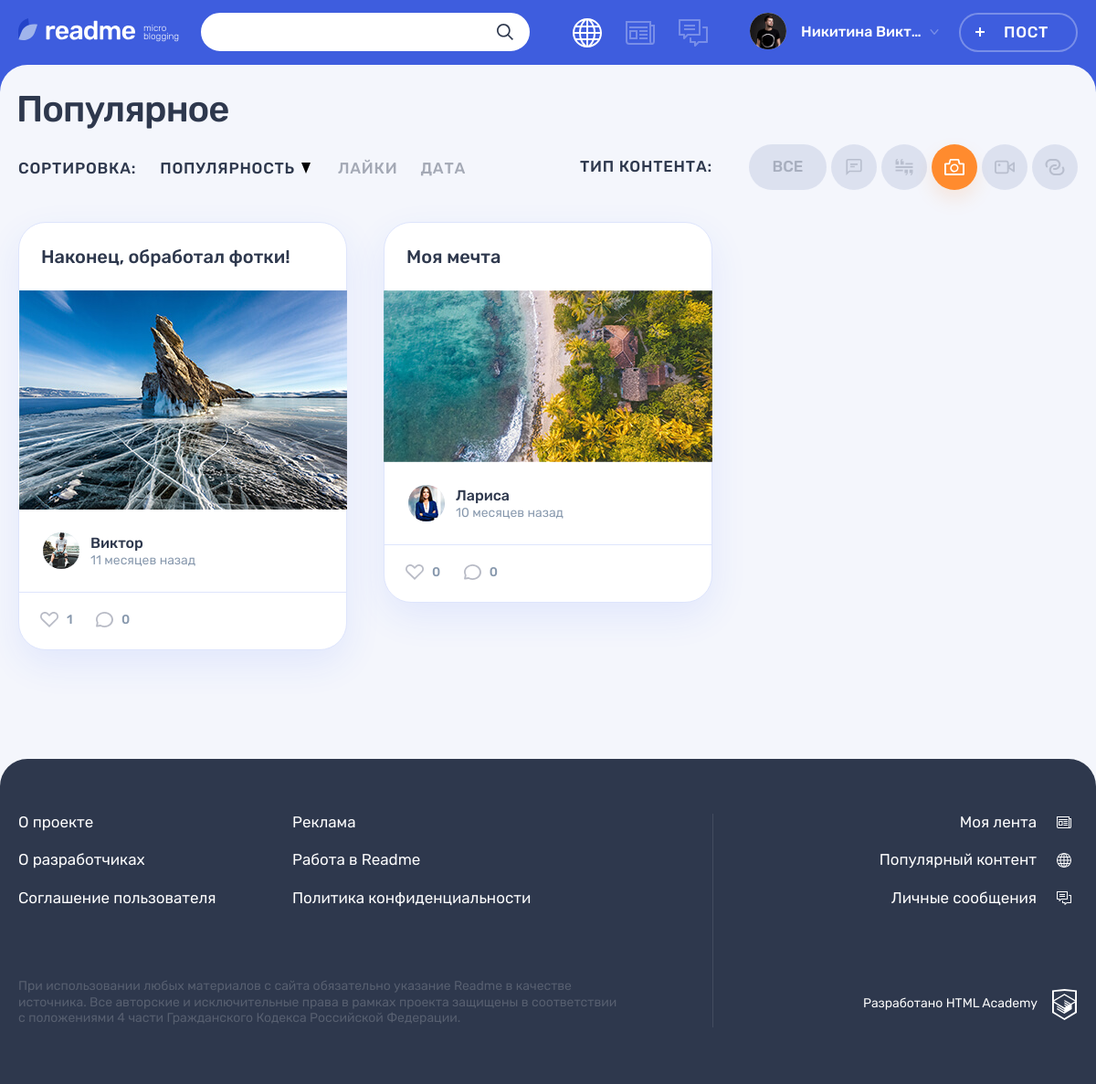
Screenshot of /?categ_chosen=3&sort_by=Популярность with the database file from the repository.
### tables this page shows
CREATE TABLE IF NOT EXISTS category (
	id INT AUTO_INCREMENT PRIMARY KEY,
	category VARCHAR(20) COMMENT 'Наименование типа контента',
	category_name VARCHAR(20) COMMENT 'Имя класса',
	category_w TINYINT COMMENT 'Ширина иконки',
	category_h TINYINT COMMENT 'Высота иконки'
) COMMENT 'Тип контента';

CREATE TABLE IF NOT EXISTS post (
	id INT AUTO_INCREMENT PRIMARY KEY,
	dt_add DATETIME DEFAULT CURRENT_TIMESTAMP,
	p_title VARCHAR(255) NOT NULL,
	p_content TEXT,
	author VARCHAR(128) COMMENT 'Автор цитаты: задаётся пользователем',
	p_img VARCHAR(255) COMMENT 'Изображение: ссылка на сохранённый файл изображения',
	p_video VARCHAR(255) COMMENT 'Видео: ссылка на видео с youtube',
	p_link VARCHAR(255) COMMENT 'Ссылка: ссылка на сайт, задаётся пользователем;',
	user_id INT NOT NULL COMMENT 'Автор поста. Поле связи с user.id',
	category_id INT NOT NULL COMMENT 'Контент/категория поста. Поле связи с category.id',
	view_count INT UNSIGNED DEFAULT 0,
	INDEX (user_id),
	INDEX (category_id),
	FOREIGN KEY (user_id) REFERENCES user (id),
	FOREIGN KEY (category_id) REFERENCES category (id)
) COMMENT 'Посты';

CREATE TABLE IF NOT EXISTS user (
	id INT AUTO_INCREMENT PRIMARY KEY,
	dt_add DATETIME DEFAULT CURRENT_TIMESTAMP,
	email VARCHAR(128) NOT NULL UNIQUE,
	login VARCHAR(50) NOT NULL,
	password VARCHAR(255) NOT NULL,
	avatar VARCHAR(255)
) COMMENT 'Зарегистрированные пользователи';

### helpers.php (called while the page is built, shortened)
<?php
function get_noun_plural_form(int $number, string $one, string $two, string $many): string
{
    $number = (int)$number;
    $mod10 = $number % 10;
    $mod100 = $number % 100;
    switch (true) {
        case ($mod100 >= 11 && $mod100 <= 20):
            return $many;
        default:
            return $many;
    }
}
function include_template($name, array $data = [])
{
    $name = 'templates/' . $name;
    extract($data);
    require $name;
    $result = ob_get_clean();
    return $result;
}

### functions.php (called while the page is built, shortened)
<?php
function get_interval ($date, $not_ago = 0) {
    $cur_date = date_create("now");
    $date = date_create($date);
    $date_string = $date->format('Y.m.d H:i');
    $cur_date_string = $cur_date->format('Y.m.d H:i');
    $diff = date_diff($date, $cur_date);
    $days = $diff->days;
    $hours_in_day = 24;
    $days_in_week = 7;
    $days_in_5weeks = 35;
    $days_in_year = 365;
    if ($cur_date_string > $date_string) {
        if ($days < 1) {
            $hours = $diff->h;
            if (1 <= $hours and $hours < $hours_in_day) {
                $time_count = $hours . " час" . get_noun_plural_form($hours, '', 'а', 'ов');
            }
            elseif ($hours < 1) {
                $minuts = $diff->i;
                $time_count = $minuts . " минут" . get_noun_plural_form($minuts, 'у', 'ы', '');
            }
        } elseif (1 <= $days) {
            if ($days < $days_in_week) {
                $time_count = $days . " " . get_noun_plural_form($days, 'день', 'дня', 'дней');
            } elseif ($days_in_week <= $days and $days < $days_in_5weeks) {
                $weeks = floor($days / $days_in_week);
                $time_count = $weeks . " недел" . get_noun_plural_form($weeks, 'ю', 'и', 'ь');
            } elseif ($days_in_5weeks <= $days and $days < $days_in_year) {
                $months = $diff->m;
                $time_count = $months . " месяц" . get_noun_plural_form($months, '', 'а', 'ев');
            } elseif ($days_in_year <= $days) {
                $years = $diff->y;
                $time_count = $years . " " . get_noun_plural_form($years, 'год', 'года', 'лет');
            }
        }
        if (!$not_ago) {
            $time_count .= " назад";
        }
    } elseif ($cur_date_string == $date_string) {
        $time_count = "только что";
    } else {
        $time_count = $date_string . " - дата в будущем";
    }
    return $time_count;
}
function get_result ($db_link, $query, $mode = 2) {
    $result = mysqli_query($db_link, $query);
    $rows = mysqli_num_rows($result);
    if ($rows) {
        if ($mode == 1) {
            $array = mysqli_fetch_array($result);
            $array = $array[0];
        } elseif ($mode == 2) {
            $array = mysqli_fetch_all($result, MYSQLI_ASSOC);
        } elseif ($mode == 3) {
            $array = mysqli_fetch_assoc($result);
        } elseif ($mode == 4) {
            $array = mysqli_fetch_all($result);
            $array = array_column($array,0);
        } else {
            exit('Неверный mode');
        }
    } else {
        $array = [];
    }
    return $array;
}
function add_elements ($array, $array_el, $date_name, $index_date, $index_date_title, $not_ago = 0) {
    if ($array_el !== '') {
        foreach ($array as $key => $array_el) {
            if ($not_ago) {
                $array[$key][$index_date] = get_interval($array_el[$date_name], 1);
            } else {
                $array[$key][$index_date] = get_interval($array_el[$date_name]);
            }
            $array[$key][$index_date_title] = date(DATE_FORMAT, strtotime($array_el[$date_name]));
        }
    }
    return $array;
}

### templates/main.php (the view, shortened to what this page needs)
<section class="page__main page__main--popular">
    <div class="container">
        <h1 class="page__title page__title--popular">Популярное</h1>
    </div>
    <div class="popular container">
        <div class="popular__filters-wrapper">
            <div class="popular__sorting sorting">
                <b class="popular__sorting-caption sorting__caption">Сортировка:</b>
                <ul class="popular__sorting-list sorting__list">
                    <?php foreach (SORTING as $sorting_item): ?>
                    <li class="sorting__item<?= $sorting_item == $sort_chosen ? ' sorting__item--popular' : ''; ?>">
                        <a class="sorting__link<?= $sorting_item == $sort_chosen ? ' sorting__link--active' : ''; ?>" href="/?sort_by=<?= $sorting_item . '&categ_chosen=' . $categ_chosen ?>">
                            <span><?= $sorting_item; ?></span>
                            <svg class="sorting__icon" width="10" height="12">
                                <use xlink:href="#icon-sort"></use>
                            </svg>
                        </a>
                    </li>
                    <?php endforeach; ?>
                </ul>
            </div>
            <div class="popular__filters filters">
                <b class="popular__filters-caption filters__caption">Тип контента:</b>
                <ul class="popular__filters-list filters__list">
                    <li class="popular__filters-item filters__item filters__item--all popular__filters-item--all">
                        <a class="filters__button filters__button--ellipse filters__button--all<?= $categ_chosen == 0 ? ' filters__button--active' : ''; ?>" href="/">
                            <span>Все</span>
                        </a>
                    </li>
                    <?php foreach ($categories as $categ): ?>
                    <li class="popular__filters-item filters__item">
                     	<a class="filters__button filters__button--<?= $categ['category']; ?> button <?= $categ['id'] == $categ_chosen ? ' filters__button--active' : ''; ?>" href="/?categ_chosen=<?= $categ['id'] . '&sort_by=' . $sort_chosen ?>">
                     		<svg class="filters__icon" width=<?= $categ['category_w'] . ' height=' . $categ['category_h']; ?>>
                                <use xlink:href="#icon-filter-<?= $categ['category']; ?>"></use>
                            </svg>
                     	</a>
                     </li>
                    <?php endforeach; ?>
                </ul>
            </div>
        </div>
        <div class="popular__posts">
    		<?php foreach ($posts as $post): ?>
            <article class="popular__post post post-<?= $post['category']; ?>">
                <header class="post__header">
                    <h2><a href="/post.php?post_id=<?= $post['id'] ?>"><?= $post['p_title']; ?></a></h2>
                </header>
                <div class="post__main">
	    		<?php switch ("post-" . $post['category']):
                        case 'post-photo': ?>
                    <div class="post-photo__image-wrapper">
                        <img src="img/<?= $post['p_content']; ?>" alt="Фото от пользователя" width="360" height="240">
                    </div>
                    	<?php break;
                        case 'post-video': ?>
                    	<?php break;
                endswitch; ?>
                </div>
                <footer class="post__footer">
                    <div class="post__author">
                        <a class="post__author-link" href="#" title="Автор">
                            <div class="post__avatar-wrapper">
                                <img class="post__author-avatar" src="img/<?= $post['avatar']; ?>" alt="Аватар пользователя">
                            </div>
                            <div class="post__info">
                                <b class="post__author-name"><?= $post['author']; ?></b>
                                <time class="post__time" title="<?= $post['date_title']; ?>" datetime="<?= $post['dt_add']; ?>"><?= $post['date_interval']; ?></time>
                            </div>
                        </a>
                    </div>
                    <div class="post__indicators">
                        <div class="post__buttons">
                            <a class="post__indicator post__indicator--likes button" href="#" title="Лайк">
                                <svg class="post__indicator-icon" width="20" height="17">
                                    <use xlink:href="#icon-heart"></use>
                                </svg>
                                <span><?= $post['likes_count']; ?></span>
                            </a>
                            <a class="post__indicator post__indicator--comments button" href="#" title="Комментарии">
                                <svg class="post__indicator-icon" width="19" height="17">
                                    <use xlink:href="#icon-comment"></use>
                                </svg>
                                <span><?= $post['comments_count']; ?></span>
                            </a>
                        </div>
                    </div>
                </footer>
            </article>
            <?php endforeach; ?>
        </div>
    </div>
</section>

### rows the page displays
category: category_w 22 (drawn)
category: category_w 22 (drawn)
category: category_w 22 (drawn)
category: category_w 22 (drawn)
category: category_w 22 (drawn)
post: p_title "Наконец, обработал фотки!", p_content (picture), user.avatar (picture), author "Виктор", date_interval "11 месяцев назад", likes_count "1", comments_count "0"
post: p_title "Моя мечта", p_content (picture), user.avatar (picture), author "Лариса", date_interval "10 месяцев назад", likes_count "0", comments_count "0"

### other values shown
$user_name "Никитина Викт…"
$sorting_item "ПОПУЛЯРНОСТЬ"
$sorting_item "ЛАЙКИ"
$sorting_item "ДАТА"
